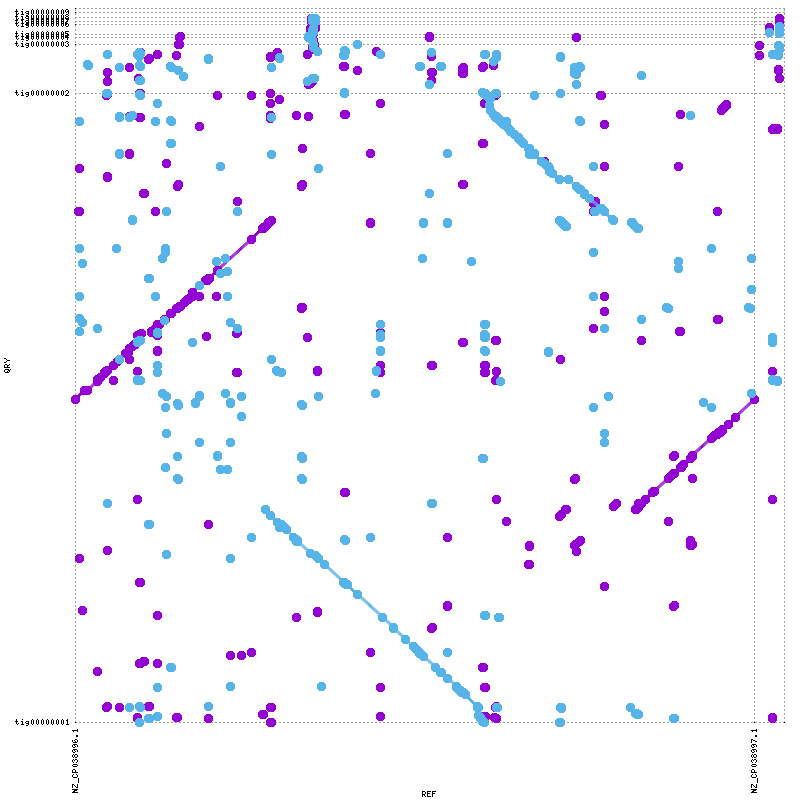

The script that saved this image:
set terminal png tiny size 800,800
set output "/home/padi4950/uppmax/efaecium_E745/results/mummer/efaecium.png"
set xtics rotate ( \
 "NZ_CP038996.1" 1.0, \
 "NZ_CP038997.1" 2796178.0, \
 "" 2919198 \
)
set ytics ( \
 "tig00000001" 1.0, \
 "tig00000002" 2763566.0, \
 "tig00000003" 2979565.0, \
 "tig00000004" 3008437.0, \
 "tig00000005" 3023170.0, \
 "tig00000006" 3063182.0, \
 "tig00000007" 3078196.0, \
 "tig00000008" 3094239.0, \
 "tig00000009" 3119074.0, \
 "" 3135564 \
)
set size 1,1
set grid
unset key
set border 0
set tics scale 0
set xlabel "REF"
set ylabel "QRY"
set format "%.0f"
set mouse format "%.0f"
set mouse mouseformat "[%.0f, %.0f]"
set xrange [1:2919198]
set yrange [1:3135564]
set style line 1  lt 1 lw 3 pt 6 ps 1
set style line 2  lt 3 lw 3 pt 6 ps 1
set style line 3  lt 2 lw 3 pt 6 ps 1
plot \
 "/home/padi4950/uppmax/efaecium_E745/results/mummer/efaecium.fplot" title "FWD" w lp ls 1, \
 "/home/padi4950/uppmax/efaecium_E745/results/mummer/efaecium.rplot" title "REV" w lp ls 2
